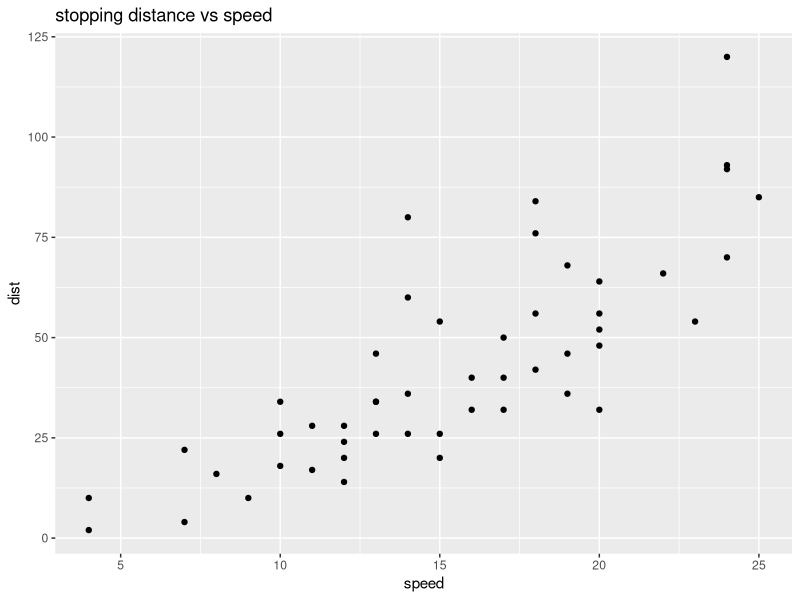
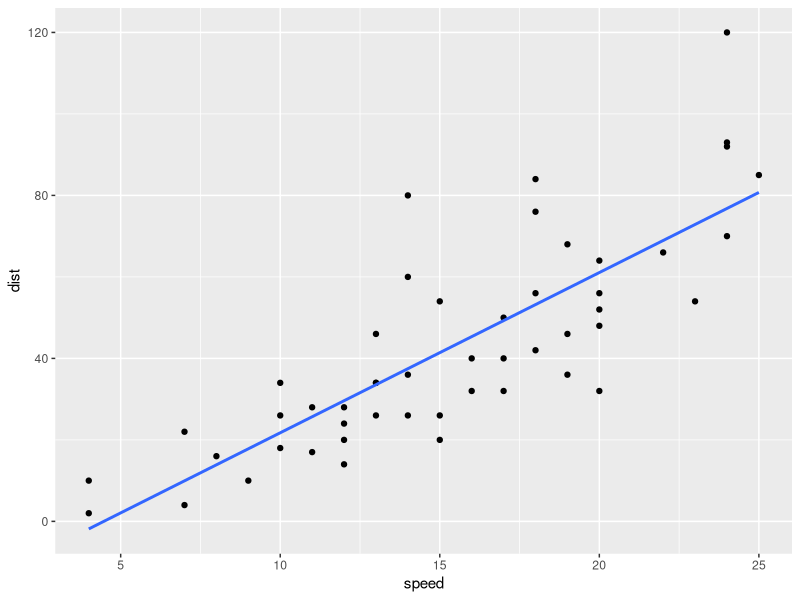

Write R code to recreate these figures, in order.
# Linear Regression

library(tidyverse)
cars
str(cars)
summary(cars)

ggplot(data=cars, aes(x=speed, y=dist)) + geom_point() + labs(title="stopping distance vs speed")

lm_cars <- lm(dist ~ speed, data = cars) 
lm_cars

ggplot(data=cars, aes(x=speed, y=dist)) + geom_point() + geom_smooth(method = "lm", se = FALSE)
  labs(title="stopping distance vs speed")

summary(lm_cars)
  
new_data <- data.frame(speed=20)
predict(lm_cars, newdata= new_data)

new_data_multiple <- data.frame(speed=c(10,20,25))
predict(lm_cars, newdata= new_data_multiple)

  